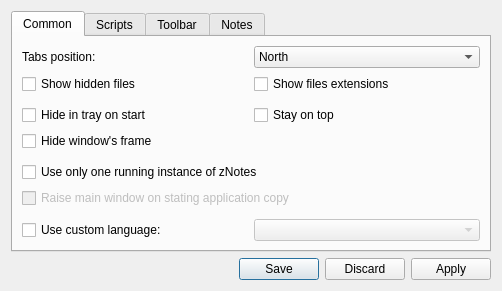
<?xml version="1.0" encoding="UTF-8"?>
<ui version="4.0">
 <class>configDialog</class>
 <widget class="QDialog" name="configDialog">
  <property name="geometry">
   <rect>
    <x>0</x>
    <y>0</y>
    <width>502</width>
    <height>291</height>
   </rect>
  </property>
  <property name="windowTitle">
   <string>Preferences</string>
  </property>
  <property name="windowIcon">
   <iconset resource="znotes.qrc">
    <normaloff>:/res/settings.png</normaloff>:/res/settings.png</iconset>
  </property>
  <layout class="QVBoxLayout" name="verticalLayout">
   <item>
    <widget class="QTabWidget" name="tabWidget">
     <property name="currentIndex">
      <number>0</number>
     </property>
     <widget class="QWidget" name="tab">
      <attribute name="title">
       <string>Common</string>
      </attribute>
      <layout class="QVBoxLayout" name="verticalLayout_2">
       <item>
        <layout class="QHBoxLayout" name="horizontalLayout_8">
         <item>
          <widget class="QLabel" name="label_3">
           <property name="text">
            <string>Tabs position:</string>
           </property>
          </widget>
         </item>
         <item>
          <widget class="QComboBox" name="cmb_TabPosition">
           <item>
            <property name="text">
             <string>North</string>
            </property>
           </item>
           <item>
            <property name="text">
             <string>South</string>
            </property>
           </item>
           <item>
            <property name="text">
             <string>West</string>
            </property>
           </item>
           <item>
            <property name="text">
             <string>East</string>
            </property>
           </item>
          </widget>
         </item>
        </layout>
       </item>
       <item>
        <layout class="QGridLayout" name="gridLayout_3">
         <item row="0" column="0">
          <widget class="QCheckBox" name="cb_ShowHidden">
           <property name="text">
            <string>Show hidden files</string>
           </property>
          </widget>
         </item>
         <item row="0" column="1">
          <widget class="QCheckBox" name="cb_ShowExtensions">
           <property name="text">
            <string>Show files extensions</string>
           </property>
          </widget>
         </item>
        </layout>
       </item>
       <item>
        <spacer name="verticalSpacer_2">
         <property name="orientation">
          <enum>Qt::Vertical</enum>
         </property>
         <property name="sizeHint" stdset="0">
          <size>
           <width>20</width>
           <height>40</height>
          </size>
         </property>
        </spacer>
       </item>
       <item>
        <layout class="QGridLayout" name="gridLayout">
         <item row="0" column="0">
          <widget class="QCheckBox" name="cb_HideStart">
           <property name="text">
            <string>Hide in tray on start</string>
           </property>
          </widget>
         </item>
         <item row="0" column="1">
          <widget class="QCheckBox" name="cb_StayTop">
           <property name="text">
            <string>Stay on top</string>
           </property>
          </widget>
         </item>
         <item row="1" column="0">
          <widget class="QCheckBox" name="cb_FrameHide">
           <property name="text">
            <string>Hide window's frame</string>
           </property>
          </widget>
         </item>
        </layout>
       </item>
       <item>
        <spacer name="verticalSpacer_3">
         <property name="orientation">
          <enum>Qt::Vertical</enum>
         </property>
         <property name="sizeHint" stdset="0">
          <size>
           <width>20</width>
           <height>40</height>
          </size>
         </property>
        </spacer>
       </item>
       <item>
        <layout class="QVBoxLayout" name="verticalLayout_6">
         <item>
          <widget class="QCheckBox" name="cb_SingleInstance">
           <property name="text">
            <string>Use only one running instance of zNotes</string>
           </property>
          </widget>
         </item>
         <item>
          <widget class="QCheckBox" name="cb_CopyStartRaise">
           <property name="enabled">
            <bool>false</bool>
           </property>
           <property name="text">
            <string>Raise main window on stating application copy</string>
           </property>
          </widget>
         </item>
        </layout>
       </item>
       <item>
        <spacer name="verticalSpacer">
         <property name="orientation">
          <enum>Qt::Vertical</enum>
         </property>
         <property name="sizeHint" stdset="0">
          <size>
           <width>20</width>
           <height>40</height>
          </size>
         </property>
        </spacer>
       </item>
       <item>
        <layout class="QHBoxLayout" name="horizontalLayout_6">
         <item>
          <widget class="QCheckBox" name="cb_LanguageCustom">
           <property name="text">
            <string>Use custom language:</string>
           </property>
          </widget>
         </item>
         <item>
          <widget class="QComboBox" name="cmb_Language">
           <property name="enabled">
            <bool>false</bool>
           </property>
          </widget>
         </item>
        </layout>
       </item>
      </layout>
     </widget>
     <widget class="QWidget" name="tab_2">
      <attribute name="title">
       <string>Scripts</string>
      </attribute>
      <layout class="QVBoxLayout" name="verticalLayout_3">
       <item>
        <widget class="QTableView" name="tabScripts">
         <property name="selectionMode">
          <enum>QAbstractItemView::SingleSelection</enum>
         </property>
         <property name="selectionBehavior">
          <enum>QAbstractItemView::SelectRows</enum>
         </property>
        </widget>
       </item>
       <item>
        <layout class="QHBoxLayout" name="horizontalLayout_4">
         <item>
          <widget class="QPushButton" name="btn_ScriptAdd">
           <property name="text">
            <string>Add</string>
           </property>
           <property name="icon">
            <iconset resource="znotes.qrc">
             <normaloff>:/res/add.png</normaloff>:/res/add.png</iconset>
           </property>
          </widget>
         </item>
         <item>
          <widget class="QPushButton" name="btn_ScriptRemove">
           <property name="text">
            <string>Remove</string>
           </property>
           <property name="icon">
            <iconset resource="znotes.qrc">
             <normaloff>:/res/remove.png</normaloff>:/res/remove.png</iconset>
           </property>
          </widget>
         </item>
        </layout>
       </item>
       <item>
        <layout class="QHBoxLayout" name="horizontalLayout_3">
         <item>
          <widget class="QCheckBox" name="cb_ScriptShowOutput">
           <property name="text">
            <string>Show script's output</string>
           </property>
          </widget>
         </item>
         <item>
          <widget class="QCheckBox" name="cb_ScriptCopyOutput">
           <property name="text">
            <string>Copy script's output to clipboard</string>
           </property>
          </widget>
         </item>
        </layout>
       </item>
      </layout>
     </widget>
     <widget class="QWidget" name="toolbar">
      <attribute name="title">
       <string>Toolbar</string>
      </attribute>
      <layout class="QHBoxLayout" name="horizontalLayout_5">
       <item>
        <widget class="QListView" name="listActions"/>
       </item>
       <item>
        <layout class="QVBoxLayout" name="verticalLayout_5">
         <item>
          <widget class="QPushButton" name="butActionAdd">
           <property name="enabled">
            <bool>false</bool>
           </property>
           <property name="text">
            <string/>
           </property>
           <property name="icon">
            <iconset resource="znotes.qrc">
             <normaloff>:/res/te/right.png</normaloff>:/res/te/right.png</iconset>
           </property>
          </widget>
         </item>
         <item>
          <widget class="QPushButton" name="butActionRemove">
           <property name="enabled">
            <bool>false</bool>
           </property>
           <property name="text">
            <string/>
           </property>
           <property name="icon">
            <iconset resource="znotes.qrc">
             <normaloff>:/res/te/left.png</normaloff>:/res/te/left.png</iconset>
           </property>
          </widget>
         </item>
         <item>
          <widget class="QPushButton" name="butActionTop">
           <property name="enabled">
            <bool>false</bool>
           </property>
           <property name="text">
            <string/>
           </property>
           <property name="icon">
            <iconset resource="znotes.qrc">
             <normaloff>:/res/te/up.png</normaloff>:/res/te/up.png</iconset>
           </property>
          </widget>
         </item>
         <item>
          <widget class="QPushButton" name="butActionBottom">
           <property name="enabled">
            <bool>false</bool>
           </property>
           <property name="text">
            <string/>
           </property>
           <property name="icon">
            <iconset resource="znotes.qrc">
             <normaloff>:/res/te/down.png</normaloff>:/res/te/down.png</iconset>
           </property>
          </widget>
         </item>
        </layout>
       </item>
       <item>
        <widget class="QListView" name="listToolbarActions"/>
       </item>
      </layout>
     </widget>
     <widget class="QWidget" name="notes">
      <attribute name="title">
       <string>Notes</string>
      </attribute>
      <layout class="QVBoxLayout" name="verticalLayout_4">
       <item>
        <layout class="QHBoxLayout" name="horizontalLayout">
         <item>
          <widget class="QLabel" name="label">
           <property name="text">
            <string>Path to notes directory:</string>
           </property>
          </widget>
         </item>
         <item>
          <widget class="QLineEdit" name="ed_NotesPath">
           <property name="readOnly">
            <bool>true</bool>
           </property>
          </widget>
         </item>
         <item>
          <widget class="QToolButton" name="btn_NotesPath">
           <property name="text">
            <string>...</string>
           </property>
          </widget>
         </item>
        </layout>
       </item>
       <item>
        <layout class="QHBoxLayout" name="horizontalLayout_7">
         <item>
          <widget class="QCheckBox" name="cb_FileScan">
           <property name="text">
            <string>Scan for new files in directory every </string>
           </property>
          </widget>
         </item>
         <item>
          <widget class="QSpinBox" name="sb_FileScanTimeout">
           <property name="enabled">
            <bool>false</bool>
           </property>
           <property name="suffix">
            <string> ms</string>
           </property>
           <property name="maximum">
            <number>100000</number>
           </property>
           <property name="value">
            <number>500</number>
           </property>
          </widget>
         </item>
        </layout>
       </item>
       <item>
        <layout class="QHBoxLayout" name="horizontalLayout_2">
         <item>
          <widget class="QLabel" name="label_2">
           <property name="sizePolicy">
            <sizepolicy hsizetype="Maximum" vsizetype="Preferred">
             <horstretch>0</horstretch>
             <verstretch>0</verstretch>
            </sizepolicy>
           </property>
           <property name="text">
            <string>Font:</string>
           </property>
          </widget>
         </item>
         <item>
          <widget class="QLabel" name="lb_FontExample">
           <property name="sizePolicy">
            <sizepolicy hsizetype="Preferred" vsizetype="Fixed">
             <horstretch>0</horstretch>
             <verstretch>0</verstretch>
            </sizepolicy>
           </property>
           <property name="frameShape">
            <enum>QFrame::StyledPanel</enum>
           </property>
           <property name="text">
            <string>The quick brown fox jumps over the lazy dog.</string>
           </property>
          </widget>
         </item>
         <item>
          <widget class="QPushButton" name="btn_FontChange">
           <property name="sizePolicy">
            <sizepolicy hsizetype="Fixed" vsizetype="Fixed">
             <horstretch>0</horstretch>
             <verstretch>0</verstretch>
            </sizepolicy>
           </property>
           <property name="text">
            <string>Change</string>
           </property>
          </widget>
         </item>
        </layout>
       </item>
       <item>
        <widget class="QCheckBox" name="cb_NoteLinksHighlight">
         <property name="text">
          <string>Highlight links in notes</string>
         </property>
        </widget>
       </item>
       <item>
        <widget class="QCheckBox" name="cb_NoteLinksOpen">
         <property name="text">
          <string>Open links (with pressed CTRL)</string>
         </property>
        </widget>
       </item>
      </layout>
     </widget>
    </widget>
   </item>
   <item>
    <widget class="QDialogButtonBox" name="buttonBox">
     <property name="standardButtons">
      <set>QDialogButtonBox::Apply|QDialogButtonBox::Discard|QDialogButtonBox::Save</set>
     </property>
    </widget>
   </item>
  </layout>
 </widget>
 <resources>
  <include location="znotes.qrc"/>
 </resources>
 <connections>
  <connection>
   <sender>cb_LanguageCustom</sender>
   <signal>clicked(bool)</signal>
   <receiver>cmb_Language</receiver>
   <slot>setEnabled(bool)</slot>
   <hints>
    <hint type="sourcelabel">
     <x>248</x>
     <y>238</y>
    </hint>
    <hint type="destinationlabel">
     <x>409</x>
     <y>238</y>
    </hint>
   </hints>
  </connection>
  <connection>
   <sender>cb_SingleInstance</sender>
   <signal>toggled(bool)</signal>
   <receiver>cb_CopyStartRaise</receiver>
   <slot>setEnabled(bool)</slot>
   <hints>
    <hint type="sourcelabel">
     <x>107</x>
     <y>193</y>
    </hint>
    <hint type="destinationlabel">
     <x>269</x>
     <y>191</y>
    </hint>
   </hints>
  </connection>
 </connections>
</ui>
